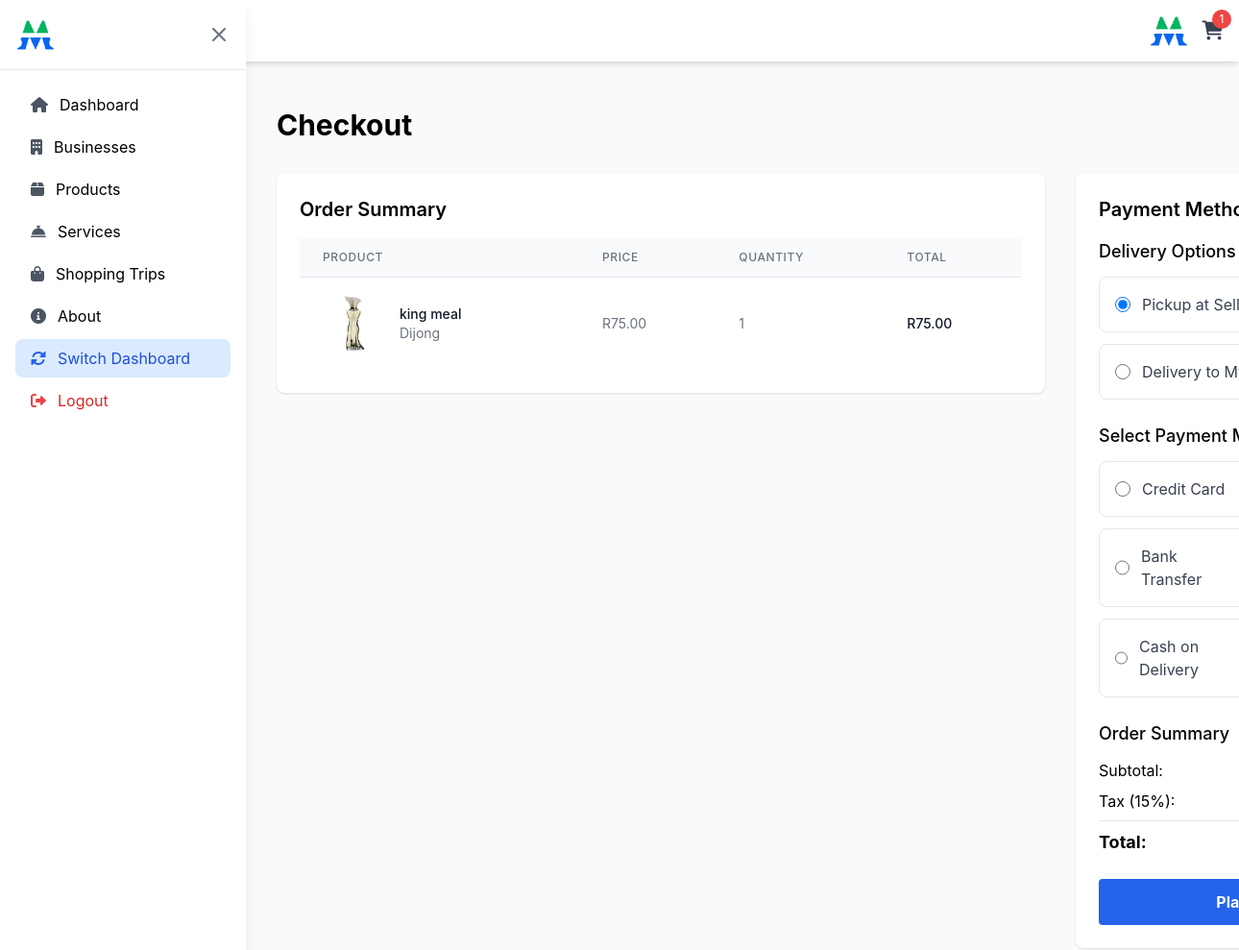
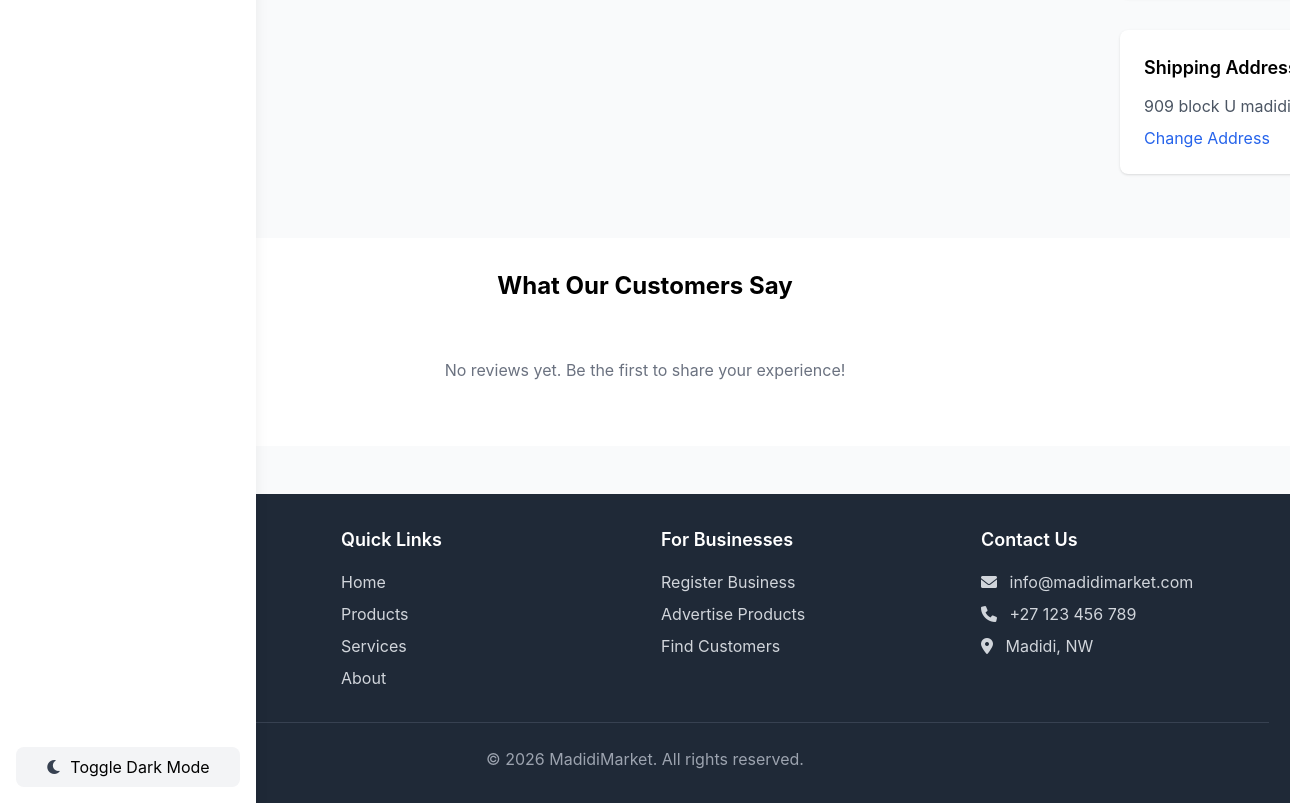
The page /checkout/ (signed in) on the database its author committed (2 pictures, top to bottom).
### marketplace/models.py (models this page shows, shortened)
class CartItem(models.Model):
    cart = models.ForeignKey(Cart, on_delete=models.CASCADE, related_name='items')
    product = models.ForeignKey(Product, on_delete=models.CASCADE)
    quantity = models.PositiveIntegerField(default=1)
    added_at = models.DateTimeField(auto_now_add=True)
    def get_total_price(self):
        return self.quantity * self.product.price

class Product(models.Model):
    business = models.ForeignKey(Business, on_delete=models.CASCADE, related_name='products')
    name = models.CharField(max_length=200)
    description = models.TextField()
    category = models.ForeignKey(Category, on_delete=models.SET_NULL, null=True, blank=True)
    price = models.DecimalField(max_digits=10, decimal_places=2)
    stock_quantity = models.PositiveIntegerField(default=0)
    image = models.ImageField(upload_to='product_images/', blank=True, null=True)
    is_available = models.BooleanField(default=True)
    created_at = models.DateTimeField(auto_now_add=True)
    updated_at = models.DateTimeField(auto_now=True)

class Business(models.Model):
    owner = models.ForeignKey(User, on_delete=models.CASCADE, related_name='businesses')
    name = models.CharField(max_length=200)
    description = models.TextField()
    address = models.TextField()
    phone_number = models.CharField(max_length=15)
    email = models.EmailField()
    logo = models.ImageField(upload_to='business_logos/', blank=True, null=True)
    latitude = models.DecimalField(max_digits=9, decimal_places=6, blank=True, null=True, help_text="Latitude for map location")
    longitude = models.DecimalField(max_digits=9, decimal_places=6, blank=True, null=True, help_text="Longitude for map location")
    is_active = models.BooleanField(default=True)
    created_at = models.DateTimeField(auto_now_add=True)
    updated_at = models.DateTimeField(auto_now=True)

class UserProfile(models.Model):
    USER_TYPE_CHOICES = [
        ('client', 'Client'),
        ('business_owner', 'Business Owner'),
        ('admin', 'Admin'),
    ]
    user = models.OneToOneField(User, on_delete=models.CASCADE)
    user_type = models.CharField(max_length=20, choices=USER_TYPE_CHOICES, default='client')
    phone_number = models.CharField(max_length=15, blank=True)
    address = models.TextField(blank=True)
    is_approved = models.BooleanField(default=False)  # For business owners
    created_at = models.DateTimeField(auto_now_add=True)
    updated_at = models.DateTimeField(auto_now=True)

### marketplace/views.py (the view)
# urls.py: path('checkout/', views.checkout, name='checkout'),
@login_required
def checkout(request):
    try:
        cart = Cart.objects.get(customer=request.user)
        cart_items = CartItem.objects.filter(cart=cart).select_related('product')
        if not cart_items:
            messages.error(request, 'Your cart is empty.')
            return redirect('marketplace:view_cart')
        total_amount = sum(item.get_total_price() for item in cart_items)
        tax_rate = Decimal('0.15')
        tax = total_amount * tax_rate
        total_with_tax = total_amount + tax
        context = {
            'cart': cart,
            'cart_items': cart_items,
            'total_amount': total_amount,
            'tax': tax,
            'total_with_tax': total_with_tax,
        }
        return render(request, 'marketplace/checkout.html', context)
    except Cart.DoesNotExist:
        messages.error(request, 'Your cart is empty.')
        return redirect('marketplace:view_cart')

### marketplace/context_processors.py (called while the page is built)
def cart_context(request):
    if request.user.is_authenticated:
        try:
            cart = Cart.objects.get(customer=request.user)
            cart_items_count = cart.items.count()
        except Cart.DoesNotExist:
            cart = None
            cart_items_count = 0
        return {
            'cart': cart,
            'cart_items_count': cart_items_count,
        }
    else:
        return {
            'cart': None,
            'cart_items_count': 0,
        }

def review_context(request):
    from django.db.models import Count, Q
    recent_reviews = Review.objects.select_related('reviewer', 'business').annotate(
        num_likes=Count('review_likes', filter=Q(review_likes__is_like=True)),
        num_dislikes=Count('review_likes', filter=Q(review_likes__is_like=False))
    ).order_by('-created_at')[:6]
    return {
        'recent_reviews': recent_reviews,
    }

def admin_notification_context(request):
    if request.user.is_authenticated and (request.user.is_staff or hasattr(request.user, 'userprofile') and request.user.userprofile.user_type == 'admin'):
        from .models import UserProfile
        pending_approvals = UserProfile.objects.filter(
            user_type='business_owner',
            is_approved=False
        ).count()
        return {
            'pending_approvals_count': pending_approvals,
        }
    else:
        return {
            'pending_approvals_count': 0,
        }

### marketplace/templates/marketplace/checkout.html (shortened to what this page needs)
{% extends 'marketplace/base.html' %}
{% load static %}
{% block content %}
<div class="container mx-auto px-4 py-8">
    <h1 class="text-3xl font-bold mb-8">Checkout</h1>
    <div class="grid grid-cols-1 lg:grid-cols-3 gap-8">
        <div class="lg:col-span-2">
            <div class="bg-white rounded-lg shadow p-6 mb-8">
                <h2 class="text-xl font-semibold mb-4">Order Summary</h2>
                <div class="overflow-x-auto">
                    <table class="min-w-full divide-y divide-gray-200">
                        <thead class="bg-gray-50">
                            <tr>
                                <th scope="col" class="px-6 py-3 text-left text-xs font-medium text-gray-500 uppercase tracking-wider">Product</th>
                                <th scope="col" class="px-6 py-3 text-left text-xs font-medium text-gray-500 uppercase tracking-wider">Price</th>
                                <th scope="col" class="px-6 py-3 text-left text-xs font-medium text-gray-500 uppercase tracking-wider">Quantity</th>
                                <th scope="col" class="px-6 py-3 text-left text-xs font-medium text-gray-500 uppercase tracking-wider">Total</th>
                            </tr>
                        </thead>
                        <tbody class="bg-white divide-y divide-gray-200">
                            {% for item in cart_items %}
                            <tr>
                                <td class="px-6 py-4 whitespace-nowrap">
                                    <div class="flex items-center">
                                        {% if item.product.image %}
                                            <img src="{{ item.product.image.url }}" alt="{{ item.product.name }}" class="h-16 w-16 object-cover rounded-md">
                                        {% else %}
                                            <div class="bg-gray-200 border-2 border-dashed rounded-md h-16 w-16 flex items-center justify-center text-gray-500">
                                                No Image
                                            </div>
                                        {% endif %}
                                        <div class="ml-4">
                                            <div class="text-sm font-medium text-gray-900">{{ item.product.name }}</div>
                                            <div class="text-sm text-gray-500">{{ item.product.business.name }}</div>
                                        </div>
                                    </div>
                                </td>
                                <td class="px-6 py-4 whitespace-nowrap text-sm text-gray-500">R{{ item.product.price }}</td>
                                <td class="px-6 py-4 whitespace-nowrap text-sm text-gray-500">{{ item.quantity }}</td>
                                <td class="px-6 py-4 whitespace-nowrap text-sm font-medium text-gray-900">R{{ item.get_total_price }}</td>
                            </tr>
                            {% endfor %}
                        </tbody>
                    </table>
                </div>
            </div>
        </div>
        <div class="lg:col-span-1">
            <div class="bg-white rounded-lg shadow p-6 mb-8 sticky top-8">
                <h2 class="text-xl font-semibold mb-4">Payment Method</h2>
                <form method="post" action="{% url 'marketplace:process_payment' %}">
                    <div class="mb-6">
                        <h3 class="text-lg font-medium mb-3">Delivery Options</h3>
                        <div class="space-y-3 mb-4">
                            <label class="flex items-center p-4 border rounded-lg cursor-pointer hover:bg-gray-50">
                                <input type="radio" name="delivery_option" value="pickup" class="h-4 w-4 text-blue-600 focus:ring-blue-500" checked>
                                <span class="ml-3 text-gray-700">Pickup at Seller's Place</span>
                            </label>
                            <label class="flex items-center p-4 border rounded-lg cursor-pointer hover:bg-gray-50">
                                <input type="radio" name="delivery_option" value="delivery" class="h-4 w-4 text-blue-600 focus:ring-blue-500">
                                <span class="ml-3 text-gray-700">Delivery to My Address</span>
                            </label>
                        </div>
                    </div>
                    <div class="mb-6">
                        <h3 class="text-lg font-medium mb-3">Select Payment Method</h3>
                        <div class="grid grid-cols-1 md:grid-cols-2 gap-4">
                            <div class="space-y-3">
                                <label class="flex items-center p-4 border rounded-lg cursor-pointer hover:bg-gray-50">
                                    <input type="radio" name="payment_method" value="credit_card" class="h-4 w-4 text-blue-600 focus:ring-blue-500">
                                    <span class="ml-3 text-gray-700">Credit Card</span>
                                </label>
                                <label class="flex items-center p-4 border rounded-lg cursor-pointer hover:bg-gray-50">
                                    <input type="radio" name="payment_method" value="bank_transfer" class="h-4 w-4 text-blue-600 focus:ring-blue-500">
                                    <span class="ml-3 text-gray-700">Bank Transfer</span>
                                </label>
                                <label class="flex items-center p-4 border rounded-lg cursor-pointer hover:bg-gray-50">
                                    <input type="radio" name="payment_method" value="cash_on_delivery" class="h-4 w-4 text-blue-600 focus:ring-blue-500">
                                    <span class="ml-3 text-gray-700">Cash on Delivery</span>
                                </label>
                            </div>
                        </div>
                    </div>
                    <div class="mb-6">
                        <h3 class="text-lg font-medium mb-3">Order Summary</h3>
                        <div class="space-y-2">
                            <div class="flex justify-between">
                                <span>Subtotal:</span>
                            </div>
                            <div class="flex justify-between">
                                <span>Tax (15%):</span>
                            </div>
                            <div class="flex justify-between font-bold text-lg pt-2 border-t">
                                <span>Total:</span>
                            </div>
                        </div>
                    </div>
                    <button type="submit" class="btn-primary w-full px-6 py-3">Place Order</button>
                </form>
            </div>
            <div class="bg-white rounded-lg shadow p-6">
                <h3 class="text-lg font-semibold mb-3">Shipping Address</h3>
                <p class="text-gray-600">{{ user.userprofile.address|default:"No address provided" }}</p>
                <a href="#" class="text-blue-600 hover:underline mt-2 inline-block">Change Address</a>
            </div>
        </div>
    </div>
</div>
{% endblock %}

### rows shown on the page
CartItem: product.image (picture), product.name "king meal", product.business.name "Dijong", product.price "75.00", quantity "1", get_total_price "75.00"

### other values the page prints
{{ cart_items }} "1"
{{ user.userprofile.address|default:"No address provided" }} "909 block U madidi"
